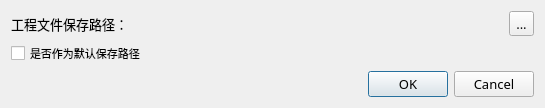
<?xml version="1.0" encoding="UTF-8"?>
<ui version="4.0">
 <class>OptionDialog</class>
 <widget class="QDialog" name="OptionDialog">
  <property name="geometry">
   <rect>
    <x>0</x>
    <y>0</y>
    <width>545</width>
    <height>102</height>
   </rect>
  </property>
  <property name="font">
   <font>
    <family>微软雅黑</family>
    <pointsize>10</pointsize>
   </font>
  </property>
  <property name="windowTitle">
   <string>选项设置</string>
  </property>
  <property name="windowIcon">
   <iconset resource="res.qrc">
    <normaloff>:/res/images/IDT.ico</normaloff>:/res/images/IDT.ico</iconset>
  </property>
  <layout class="QGridLayout" name="gridLayout">
   <item row="5" column="0" colspan="3">
    <widget class="QDialogButtonBox" name="buttonBox">
     <property name="orientation">
      <enum>Qt::Horizontal</enum>
     </property>
     <property name="standardButtons">
      <set>QDialogButtonBox::Cancel|QDialogButtonBox::Ok</set>
     </property>
    </widget>
   </item>
   <item row="2" column="0">
    <widget class="QLabel" name="label">
     <property name="text">
      <string>工程文件保存路径：</string>
     </property>
    </widget>
   </item>
   <item row="4" column="0" colspan="2">
    <widget class="QCheckBox" name="defaultCheck">
     <property name="font">
      <font>
       <pointsize>8</pointsize>
      </font>
     </property>
     <property name="text">
      <string>是否作为默认保存路径</string>
     </property>
    </widget>
   </item>
   <item row="2" column="1">
    <widget class="QLabel" name="savePathLabel">
     <property name="sizePolicy">
      <sizepolicy hsizetype="Expanding" vsizetype="Preferred">
       <horstretch>0</horstretch>
       <verstretch>0</verstretch>
      </sizepolicy>
     </property>
     <property name="font">
      <font>
       <family>微软雅黑</family>
       <weight>75</weight>
       <italic>false</italic>
       <bold>true</bold>
       <underline>false</underline>
      </font>
     </property>
     <property name="text">
      <string/>
     </property>
    </widget>
   </item>
   <item row="2" column="2">
    <widget class="QToolButton" name="toolButton">
     <property name="text">
      <string>...</string>
     </property>
    </widget>
   </item>
  </layout>
 </widget>
 <resources>
  <include location="res.qrc"/>
 </resources>
 <connections>
  <connection>
   <sender>buttonBox</sender>
   <signal>accepted()</signal>
   <receiver>OptionDialog</receiver>
   <slot>accept()</slot>
   <hints>
    <hint type="sourcelabel">
     <x>248</x>
     <y>254</y>
    </hint>
    <hint type="destinationlabel">
     <x>157</x>
     <y>274</y>
    </hint>
   </hints>
  </connection>
  <connection>
   <sender>buttonBox</sender>
   <signal>rejected()</signal>
   <receiver>OptionDialog</receiver>
   <slot>reject()</slot>
   <hints>
    <hint type="sourcelabel">
     <x>316</x>
     <y>260</y>
    </hint>
    <hint type="destinationlabel">
     <x>286</x>
     <y>274</y>
    </hint>
   </hints>
  </connection>
 </connections>
</ui>
